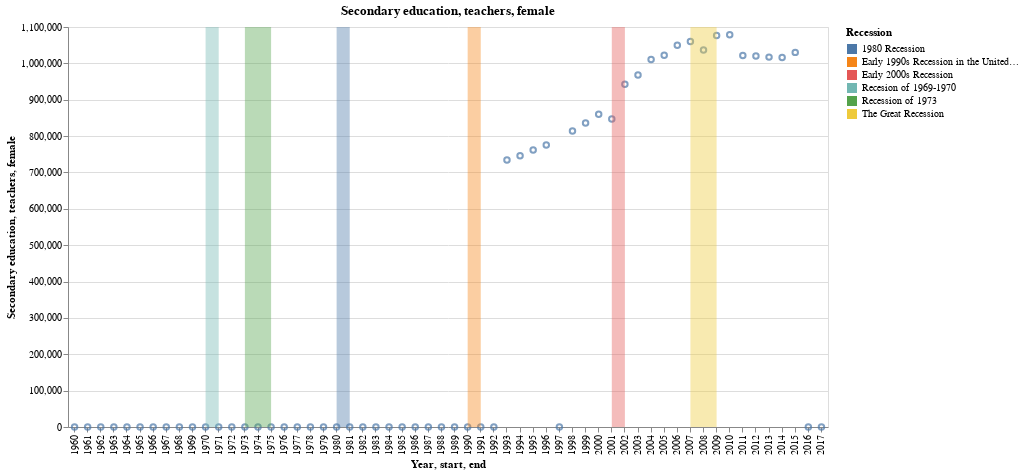

Write notebook code for a chart like this one.
### Code cell
#df_temp = df_usa.copy()
#df_temp['ptemp'] = df_temp['Patent applications, residents'].diff()

col = list(df_usa.columns[3:])

#41, 42, 44
cur = col[44]
print(cur)
temp = alt.Chart(df_usa).mark_point().encode(
    x='Year:O',
    y=cur,
    #color='Third Dim',
    #tooltip=['Item1', 'Item2', 'Item3', 'Item4']
).properties(
    title=cur,
    width=760,
    height=400
)#.interactive()
temp + highlight
